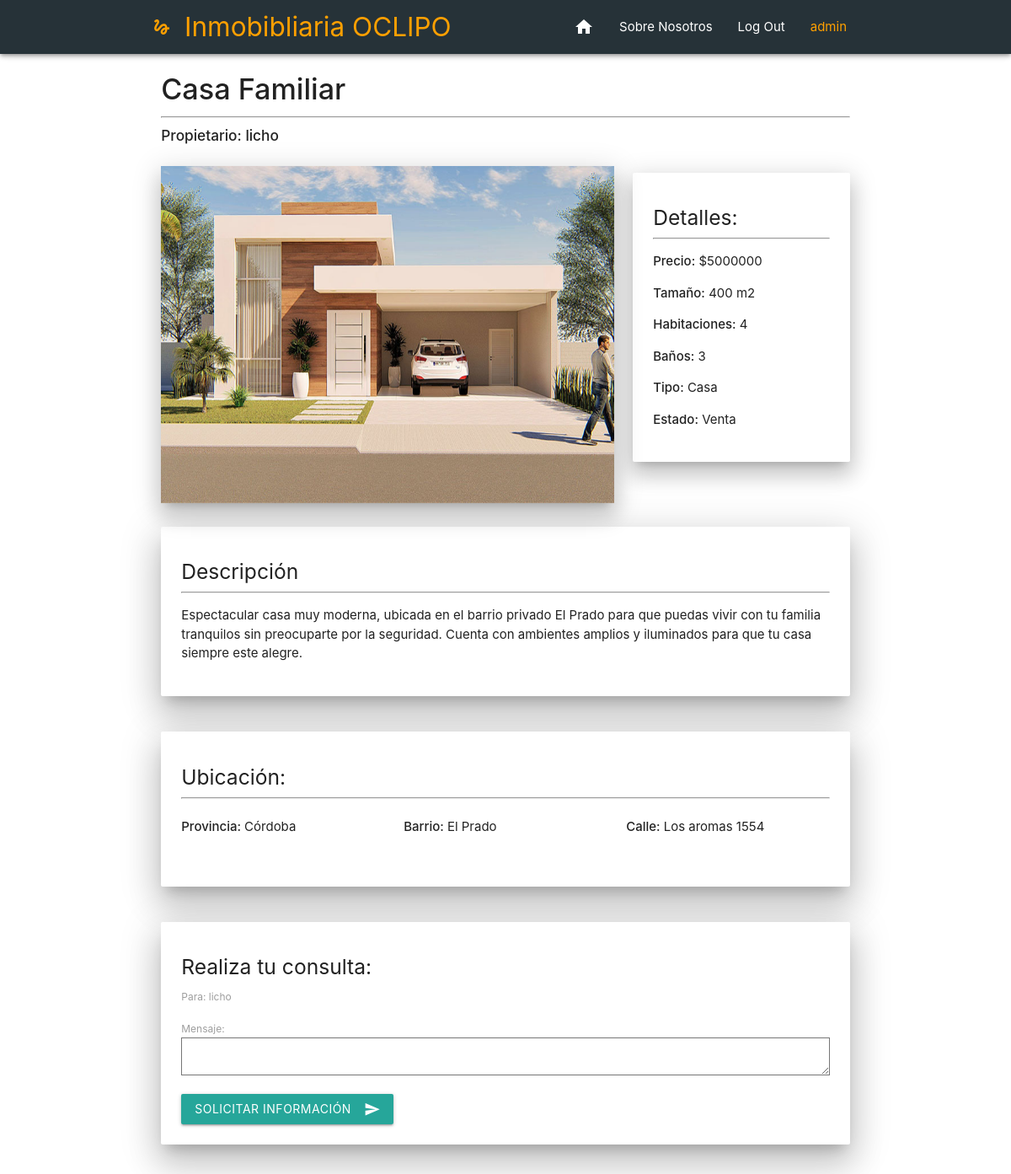
The page /propiedad/39 (signed in) on the database its author committed.
### Inmobibliaria/models.py (models this page shows, shortened)
class Propiedad(models.Model):
    usuario = models.ForeignKey(User, on_delete=models.CASCADE, null=False)
    titulo = models.CharField(max_length=20)
    precio = models.IntegerField()
    ubicacion = models.ForeignKey('Ubicacion', on_delete=models.CASCADE, null=False)
    barrio = models.CharField(max_length=30)
    calle = models.CharField(max_length=30)
    numero = models.IntegerField()
    tipo = models.CharField(max_length=12,choices=TIPO_CHOICES)
    estado = models.CharField(max_length=8,choices=STATUS_CHOICES)
    habitaciones = models.IntegerField()
    baños = models.IntegerField()
    tamaño = models.IntegerField()
    descripcion = models.TextField(max_length=2000)
    fecha = models.DateTimeField(auto_now_add=True)

class Imagen(models.Model):
    propiedad = models.ForeignKey(Propiedad, on_delete=models.CASCADE,null=False)
    foto = models.ImageField(upload_to='fotos/', null=True)

class Ubicacion(models.Model):
    provincia = models.CharField(max_length=30)

### Inmobibliaria/views.py (the view)
# urls.py: path("propiedad/<str:id>", views.propiedadview),
def propiedadview(request,id):
    propiedad = Propiedad.objects.get(id = id)
    imagenesLibro = Imagen.objects.filter(propiedad = propiedad)
    indiceEnCarusel = ["#one", "#two", "#three"] #El carusel necesita esos datos en el href para funcionar
    if request.method == 'POST':
        form = ComentarioModelForm(request.POST)
        current_user = get_object_or_404(User, pk = request.user.pk)
        if form.is_valid():
            created_comentario = form.save(commit=False)
            created_comentario.user = current_user
            created_comentario.propiedad = propiedad
            if created_comentario.user != created_comentario.propiedad.usuario:
                created_comentario.save()
                subject = "Has recibido una consulta de tu propiedad " + propiedad.titulo
                message = "De: " + created_comentario.user.username + "\nCorreo: "+ created_comentario.user.email + "\n" + created_comentario.mensaje
                email_from = settings.EMAIL_HOST_USER
                recipient_list = [propiedad.usuario.email]
                send_mail(subject, message, email_from, recipient_list)
                messages.success(request, f'Tu consulta ha sido enviada!')
                return redirect('/')
            else:
                messages.success(request, f'No puedes consultar una propiedad tuya')
    else:
        form = ComentarioModelForm()
    return render(request,"Inmobibliaria/propiedad.html",{"propiedad":propiedad, "imagenes": imagenesLibro,"indiceEnCarusel":indiceEnCarusel,"host": request.get_host(),"form":form})

### Inmobibliaria/forms.py
class ComentarioModelForm(forms.ModelForm):
	class Meta:
		model = Comentario
		fields = ['mensaje']

### Inmobibliaria/templatetags/index.py (called while the page is built)
@register.filter
def index(indexable, i):
    return indexable[i]

### Inmobibliaria/templates/Inmobibliaria/propiedad.html (shortened to what this page needs)
{% extends 'Inmobibliaria/base.html' %}
{% block content %}
<div class="container">
<div class="row">
    <div class="col s12 m12">
        <h4><strong>{{propiedad.titulo}}</strong></h4><hr>
        <h6><strong> Propietario: {{propiedad.usuario}}</strong></h6>
    </div>
</div>
<div class="row">
    <div class="col s12 m8">
        <div class="carousel carousel-slider z-depth-4">
        {% load index %}
        {% for imagen in imagenes %}
        <a class="carousel-item " href="{{ indiceEnCarusel|index:forloop.counter0 }}"><img src = "http://{{ host }}/media/{{ imagen.foto }}" width="100%" height="400"></a>
        {% endfor %}
        </div>
    </div>
    <div class="col s12 m4">
        <div class="card-panel z-depth-4">
        <h5>Detalles: </h5><hr>
        <p><strong>Precio:</strong> ${{propiedad.precio}}</p>
        <p><strong>Tamaño:</strong> {{propiedad.tamaño}} m2</p>
        <p><strong>Habitaciones:</strong> {{propiedad.habitaciones}}</p>
        <p><strong>Baños:</strong> {{propiedad.baños}}</p>
        <p><strong>Tipo:</strong> {{propiedad.tipo}}</p>
        <p><strong>Estado:</strong> {{propiedad.estado}}</p>
      </div>
    </div>
</div>
<div class="row">
    <div class="col s12 m12">
        <div class="card-panel white z-depth-5">
        <h5>Descripción</h5><hr>
        <p>{{propiedad.descripcion}}</p>
      </div>
    </div>
</div>
<div class="row">
    <div class="col s12 m12">
        <div class="card-panel white z-depth-5">
            <h5>Ubicación:</h5><hr>
            <div class="row">
            <div class="col s12 m4">
                <p><strong>Provincia: </strong>{{propiedad.ubicacion.provincia}}</p>
            </div>
            <div class="col s12 m4">
                <p><strong>Barrio: </strong>{{propiedad.barrio}}</p>
            </div>
            <div class="col s12 m4">
                <p><strong>Calle: </strong>{{propiedad.calle}} {{propiedad.numero}}</p>
            </div>
            </div>
        </div>
    </div>
</div>
<div class="row">
    <div class="col s12 m12">
        <div class="card-panel white z-depth-5">
            <h5>Realiza tu consulta:</h5>
            <label>Para: {{propiedad.usuario}}</label>
            <form method="post">
                {{ form.as_p }}
                {% if user.is_authenticated %}
                    <button class="btn waves-effect waves-light" type="submit" id="submit">Solicitar Información<i
                    class="material-icons right">send</i></button>
                {% else %}
                    <button class="btn waves-effect waves-light disabled" type="submit" id="submit">Debes iniciar sesión<i
                    class="material-icons right">send</i></button>
                {% endif %}
            </form>
        </div>
    </div>
</div>
{% endblock %}

### Inmobibliaria/templates/Inmobibliaria/navbar.html (shortened to what this page needs)
{% load static %}
<div class="navbar-fixed  ">
    <nav class="blue-grey darken-4 z-depth-2 ">
      <div class="nav-wrapper container ">
        <a class="brand-logo text-warning amber-text text-darken-2" href="{% url "home" %}" ><i class="medium material-icons ">gesture</i>Inmobibliaria OCLIPO</a>
        <ul id="nav-mobile" class="right hide-on-med-and-down text-warning">
          <li><a href="/" ><i class="medium material-icons  ">home</i></a>
          <li><a href="/aboutas" class="">Sobre Nosotros</a></li>
{% if user.is_authenticated %}
            <li><a href="/logout" class="">Log Out</a></li>
            <li><a href="/perfil/{{user.username}}" class="amber-text text-darken-2">{{user.username}}</a></li>
{% else %}
            <li><a href="/login" class="">Sign Up</a></li>
            <li><a href="/register" class="">Register</a></li>
{% endif %}
        </ul>
      </div>
    </nav>
  </div>

### rows shown on the page
Propiedad: titulo "Casa Familiar", usuario "licho", precio "5000000", tamaño "400", habitaciones "4", baños "3", tipo "Casa", estado "Venta", descripcion "Espectacular casa muy moderna, ubicada en el barrio privado El Prado para que puedas vivir con tu familia tranquilos sin preocuparte por la seguridad. Cuenta con ambientes amplios y iluminados para que tu casa siempre este alegre.", ubicacion.provincia "Córdoba", barrio "El Prado", calle "Los aromas", numero "1554"
Imagen: foto (picture)

### other values the page prints
{{ user.username }} "admin"
